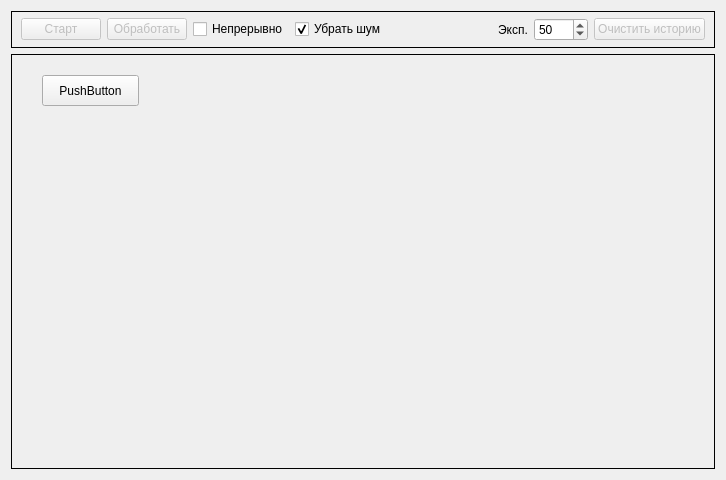
<?xml version="1.0" encoding="UTF-8"?>
<ui version="4.0">
 <class>measure_widget</class>
 <widget class="QWidget" name="measure_widget">
  <property name="geometry">
   <rect>
    <x>0</x>
    <y>0</y>
    <width>726</width>
    <height>480</height>
   </rect>
  </property>
  <property name="windowTitle">
   <string>Form</string>
  </property>
  <layout class="QVBoxLayout" name="verticalLayout">
   <item>
    <widget class="QFrame" name="frame">
     <property name="minimumSize">
      <size>
       <width>0</width>
       <height>37</height>
      </size>
     </property>
     <property name="maximumSize">
      <size>
       <width>16777215</width>
       <height>37</height>
      </size>
     </property>
     <property name="frameShape">
      <enum>QFrame::Box</enum>
     </property>
     <property name="frameShadow">
      <enum>QFrame::Plain</enum>
     </property>
     <layout class="QHBoxLayout" name="horizontalLayout_2">
      <property name="topMargin">
       <number>4</number>
      </property>
      <property name="bottomMargin">
       <number>4</number>
      </property>
      <item>
       <widget class="QPushButton" name="start_measure_btn">
        <property name="enabled">
         <bool>false</bool>
        </property>
        <property name="text">
         <string>Старт</string>
        </property>
       </widget>
      </item>
      <item>
       <widget class="QPushButton" name="process_measure_btn">
        <property name="enabled">
         <bool>false</bool>
        </property>
        <property name="text">
         <string>Обработать</string>
        </property>
       </widget>
      </item>
      <item>
       <widget class="QCheckBox" name="continiously_chb">
        <property name="enabled">
         <bool>true</bool>
        </property>
        <property name="text">
         <string>Непрерывно</string>
        </property>
       </widget>
      </item>
      <item>
       <widget class="QCheckBox" name="remove_voice_chb">
        <property name="text">
         <string>Убрать шум</string>
        </property>
        <property name="checked">
         <bool>true</bool>
        </property>
       </widget>
      </item>
      <item>
       <spacer name="horizontalSpacer">
        <property name="orientation">
         <enum>Qt::Horizontal</enum>
        </property>
        <property name="sizeHint" stdset="0">
         <size>
          <width>40</width>
          <height>20</height>
         </size>
        </property>
       </spacer>
      </item>
      <item>
       <widget class="QLabel" name="label">
        <property name="text">
         <string>Эксп.</string>
        </property>
       </widget>
      </item>
      <item>
       <widget class="QSpinBox" name="exposition_time_spb">
        <property name="minimum">
         <number>20</number>
        </property>
        <property name="maximum">
         <number>2000</number>
        </property>
        <property name="singleStep">
         <number>10</number>
        </property>
        <property name="value">
         <number>50</number>
        </property>
       </widget>
      </item>
      <item>
       <widget class="QPushButton" name="clean_hist_btn">
        <property name="enabled">
         <bool>false</bool>
        </property>
        <property name="text">
         <string>Очистить историю</string>
        </property>
       </widget>
      </item>
     </layout>
    </widget>
   </item>
   <item>
    <widget class="QFrame" name="frame_2">
     <property name="frameShape">
      <enum>QFrame::Box</enum>
     </property>
     <property name="frameShadow">
      <enum>QFrame::Plain</enum>
     </property>
     <layout class="QVBoxLayout" name="verticalLayout_3">
      <property name="margin">
       <number>0</number>
      </property>
      <item>
       <widget class="MeasureWidget" name="measure_viewer" native="true">
        <widget class="QPushButton" name="pushButton">
         <property name="geometry">
          <rect>
           <x>30</x>
           <y>20</y>
           <width>97</width>
           <height>31</height>
          </rect>
         </property>
         <property name="text">
          <string>PushButton</string>
         </property>
        </widget>
       </widget>
      </item>
     </layout>
    </widget>
   </item>
  </layout>
 </widget>
 <customwidgets>
  <customwidget>
   <class>MeasureWidget</class>
   <extends>QWidget</extends>
   <header>measurewidget.py</header>
   <container>1</container>
  </customwidget>
 </customwidgets>
 <resources/>
 <connections/>
 <slots>
  <slot>start_btn_pressed()</slot>
 </slots>
</ui>
